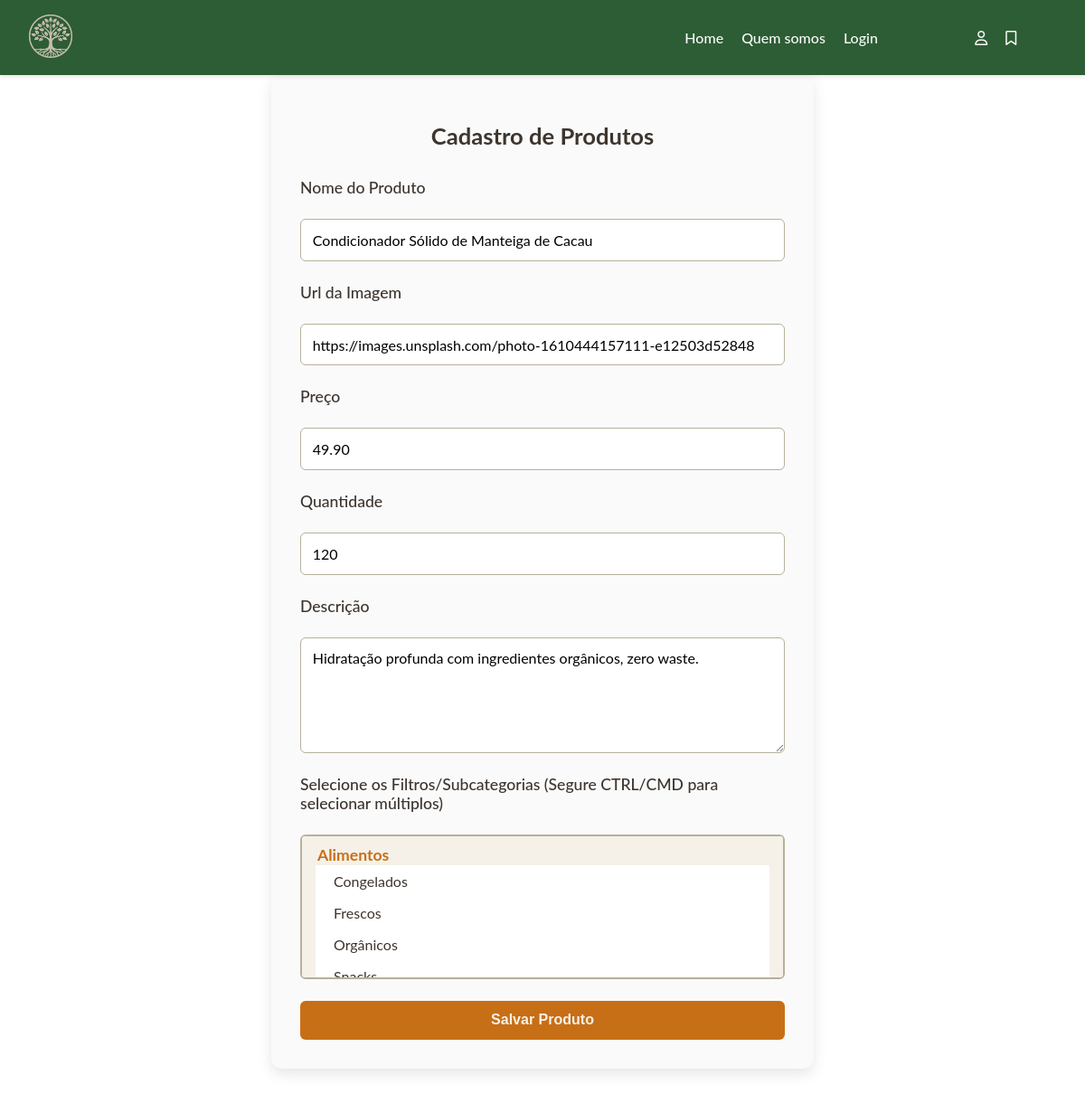
/salvar-produtos.php?id=6, run on the app's committed database.
### tables this page shows
CREATE TABLE `produtos` (
  `ProdutoID` int(11) NOT NULL,
  `Nome` varchar(255) NOT NULL,
  `Descricao` text DEFAULT NULL,
  `Preco` decimal(10,2) NOT NULL,
  `Quantidade` int(11) NOT NULL,
  `Img` varchar(500) DEFAULT NULL
);

### salvar-produtos.php (the view, shortened to what this page needs)
<?php
include_once './include/conn.php';
include_once './include/head.php';
$nome = '';
$preco = '';
$quantidade = '';
$descricao = '';
$img = '';
$selected_subcategories = [];
$categorias = [];
if(isset($_GET['id'])){
  $id = intval($_GET['id']);
  $sql_produto = 'SELECT ProdutoID, Img, Quantidade, Nome, Preco, Descricao
                   FROM produtos
                   WHERE ProdutoID = '.$id.';';
  $resultado_produto = mysqli_query($conn, $sql_produto);
  if ($resultado_produto && $row = mysqli_fetch_assoc($resultado_produto)) {
    $nome = htmlspecialchars($row['Nome']);
    $preco = htmlspecialchars($row['Preco']);
    $quantidade = htmlspecialchars($row['Quantidade']);
    $descricao = htmlspecialchars($row['Descricao']);
    $img = htmlspecialchars($row['Img']);
  }
}
$sql_categorias = 'SELECT c.CategoriaID, c.Nome AS CategoriaNome, s.SubcategoriaID, s.Nome AS SubcategoriaNome
                   FROM categorias c
                   LEFT JOIN subcategorias s ON c.CategoriaID = s.CategoriaID
                   ORDER BY c.Nome, s.Nome;';
$res_categorias = mysqli_query($conn, $sql_categorias);
while($row = mysqli_fetch_assoc($res_categorias)){
    $cat_id = $row['CategoriaID'];
    if (!isset($categorias[$cat_id])) {
        $categorias[$cat_id] = [
            'Nome' => $row['CategoriaNome'],
            'Subcategorias' => []
        ];
    }
    if ($row['SubcategoriaID'] !== null) {
        $categorias[$cat_id]['Subcategorias'][] = [
            'ID' => $row['SubcategoriaID'],
            'Nome' => $row['SubcategoriaNome']
        ];
    }
}
?>
  <link rel="stylesheet" href="./assets/css/salvar-produtos.css">
  <main id="main-content">
    <div id="produtos-container">
        <form id="crud-form-produtos" action="./act/produtos.php" method="post">
            <h2 id="form-title">Cadastro de Produtos</h2>
            <label for="nome-produto" class="form-label">Nome do Produto</label>
            <input id="nome-produto" class="form-input" type="text" name="nome" placeholder="Nome do Produto" value="<?php echo $nome; ?>" required>
            <label for="img-produto" class="form-label">Url da Imagem</label>
            <input id="img-produto" class="form-input" type="text" name="img" placeholder="Url da Imagem do Produto" value="<?php echo $img; ?>" required>
            <label for="preco-produto" class="form-label">Preço</label>
            <input id="preco-produto" class="form-input" type="number" step="0.01" name="preco" placeholder="Preço" value="<?php echo $preco; ?>" required>
            <label for="quantidade-produto" class="form-label">Quantidade</label>
            <input id="quantidade-produto" class="form-input" type="number" name="quantidade" placeholder="Quantidade" value="<?php echo $quantidade; ?>" required>
            <label for="descricao-produto" class="form-label">Descrição</label>
            <textarea id="descricao-produto" class="form-input" name="descricao" placeholder="Descrição" required><?php echo $descricao; ?></textarea>
            <label for="select-filtros" class="form-label">Selecione os Filtros/Subcategorias (Segure CTRL/CMD para selecionar múltiplos)</label>
            <select id="select-filtros" name="subcategorias[]" multiple required>
                <?php foreach ($categorias as $categoria): ?>
                    <optgroup label="<?php echo htmlspecialchars($categoria['Nome']); ?>">
                        <?php foreach ($categoria['Subcategorias'] as $subcategoria):
                            $selected = in_array($subcategoria['ID'], $selected_subcategories) ? 'selected' : '';
                        ?>
                            <option value="<?php echo $subcategoria['ID']; ?>" <?php echo $selected; ?>>
                            </option>
                        <?php endforeach; ?>
                    </optgroup>
                <?php endforeach; ?>
            </select>
            <button id="submit-button" type="submit">Salvar Produto</button>
        </form>
    </div>
  </main>
  <?php
  include_once './include/footer.php';
  ?>

### assets/css/header.css (style rules this page uses)
* { box-sizing: border-box; }
:root { --fundo-principal: #F6F4EF; --fundo-card: #FFFFFF; --border: #D9D6CF; --shadow: rgba(0, 0, 0, 0.08); --verde-escuro: #2D5D34; --verde-medio: #4A7C4A; --verde-claro: #9CCC65; --verde-suave: #C8E6C9; --texto-principal: #3B3A36; --texto-secundario: #5A5A58; --texto-inativo: #9E9E9E; --acento-principal: var(--verde-escuro); --acento-secundario: var(--verde-medio); --aviso: #E57373; --sucesso: #81C784; --fundo-invertido: #2D5D34; --texto-invertido: #F6F4EF; }

### assets/css/salvar-produtos.css (style rules this page uses)
:root { --fundo-principal: #F5F1E9; --texto-principal: #3D352E; --acento-principal: #C76F16; --neutro: #B7B09C; --fundo-card: #FAFAFA; }
#main-content { display: flex; justify-content: center; align-items:center; min-height: 100vh; }
#crud-form-produtos { max-width: 600px; width: 90%; margin: 3.5rem; padding: 2rem; background: var(--fundo-card); border-radius: 12px; box-shadow: 0 6px 15px rgba(0, 0, 0, 0.1); display: flex; flex-direction: column; gap: 1.5rem; font-family: "Lato", sans-serif; box-sizing: border-box; }
#form-title { font-size: 1.6rem; font-weight: 700; color: var(--texto-principal); text-align: center; margin-bottom: 0.5rem; }
.form-label { font-size: 1.1rem; color: var(--texto-principal); font-weight: 500; }
.form-input, #quantidade-produto, #descricao-produto, #select-filtros { height: auto; min-height: 2.5rem; padding: 0.8rem; width: 100%; border: 1px solid var(--neutro); border-radius: 6px; font-size: 1rem; font-family: "Lato", sans-serif; box-sizing: border-box; transition: border-color 0.2s, box-shadow 0.2s; }
#descricao-produto { min-height: 8rem; resize: vertical; }
#select-filtros { min-height: 10rem; padding: 0; border: 2px solid var(--neutro); -webkit-appearance: none; -moz-appearance: none; appearance: none; cursor: pointer; }
#select-filtros optgroup { font-size: 1.1rem; font-weight: 700; color: var(--acento-principal); background-color: var(--fundo-principal); padding: 10px 15px; }
#select-filtros option { padding: 8px 20px; font-size: 1rem; color: var(--texto-principal); background-color: white; transition: background-color 0.1s; }
#submit-button { background-color: var(--acento-principal); color: var(--fundo-principal); padding: 0.8rem; border: none; border-radius: 6px; font-size: 1rem; font-weight: 700; cursor: pointer; transition: background-color 0.3s ease, transform 0.2s ease; }

### data on the page
produtos: nome "Condicionador Sólido de Manteiga de Cacau", img "https://images.unsplash.com/photo-1610444157111-e12503d52848", preco "49.90", quantidade "120", descricao "Hidratação profunda com ingredientes orgânicos, zero waste."
